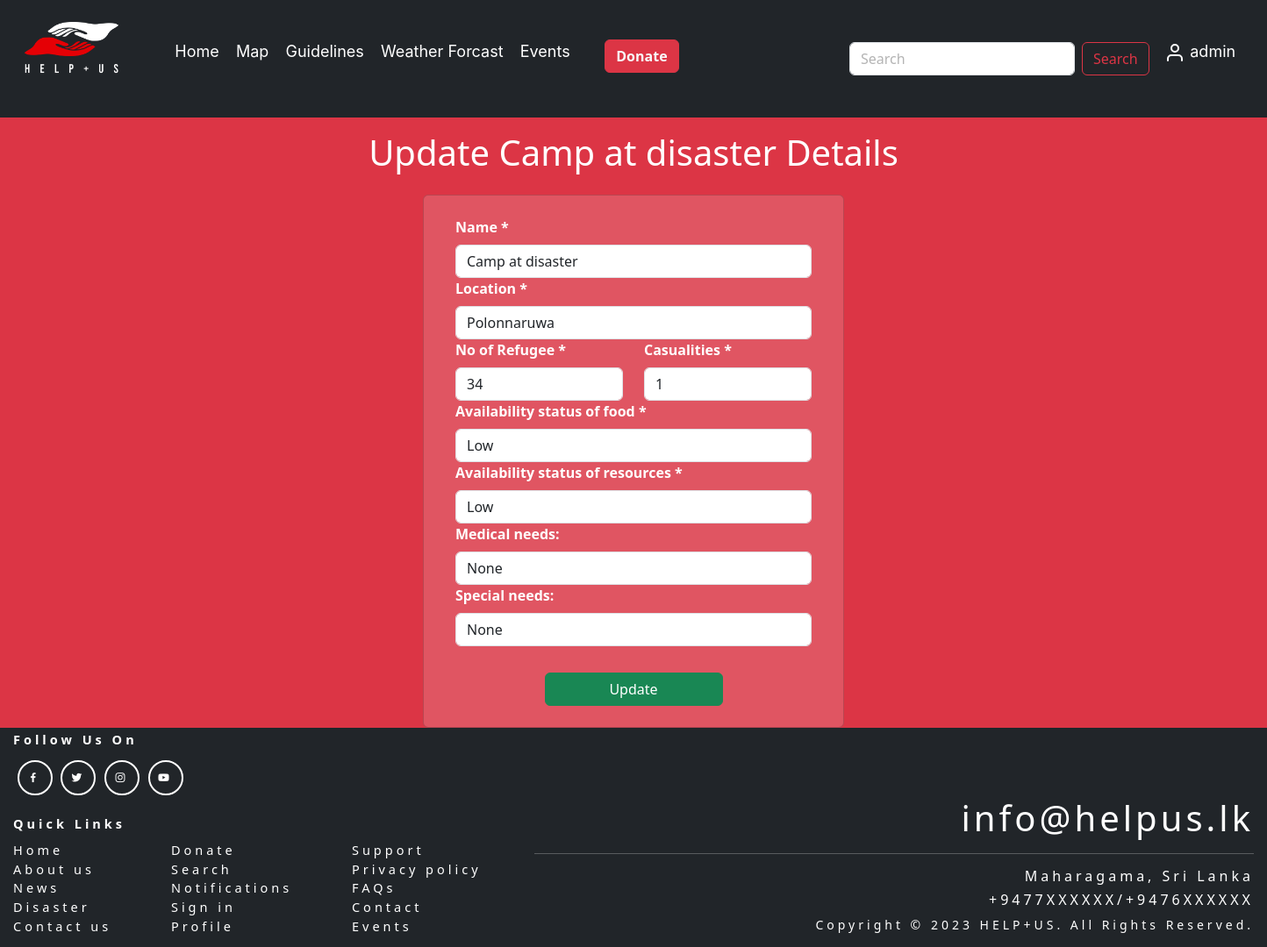
/app/campupdateview/56 (signed in), run on the app's committed database.
### app/models.py (models this page shows, shortened)
class Camp(models.Model):
    AVAILABILITY_IN_FOOD_CHOICES = [
        ('Low', 'low'),
        ('Moderate', 'moderate'),
        ('High', 'high')
    ]
    AVAILABILITY_IN_RESOURCES_CHOICES = [
        ('Low', 'low'),
        ('Moderate', 'moderate'),
        ('High', 'high')
    ]
    name = models.CharField(max_length=45)
    location = models.CharField(max_length=255, null=True)
    no_of_refugee = models.IntegerField(default=0)
    casualities = models.IntegerField(default=0)
    availability_status_of_food = models.CharField(max_length=10, choices=AVAILABILITY_IN_FOOD_CHOICES)
    availability_status_of_resources= models.CharField(max_length=10, choices=AVAILABILITY_IN_RESOURCES_CHOICES)
    medical_needs = models.CharField(max_length=1000, null=True, blank=True)
    special_needs = models.CharField(max_length=1000, null=True, blank=True)
    latitude = models.FloatField(default=0)
    longitude = models.FloatField(default=0)
    class Meta:
        permissions = [("generate_camp_pdf", "Can print camp")]

### app/views.py (the view)
# urls.py: path('campupdateview/<int:pk>', CampUpdateView.as_view(), name='camp_update'),
class CampUpdateView(PermissionRequiredMixin, UpdateView):
    permission_required = 'app.update_camp'
    model = Camp
    fields = '__all__'
    template_name_suffix = "_update"
    success_url = '../../app/camplistview'

### app/templates/app/camp_update.html (shortened to what this page needs)
<!DOCTYPE html>
<html>
  {% extends "base.html" %} {% block content %}
  <head>
    <link
      href="https://cdn.jsdelivr.net/npm/bootstrap@5.3.0-alpha3/dist/css/bootstrap.min.css"
      rel="stylesheet"
    />
  </head>
  <body class="bg-danger">
    {% load static %}
    <div>
      <div>
        <h1 class="p-3 g-col-6 text-center text-white">
          Update {{camp.name}} Details
        </h1>
      </div>
      <div
        class="card w-50 mb-6 container"
        style="max-width: 30rem; background-color: rgba(245, 245, 245, 0.164)"
      >
        <div class="container-fluid p-4">
          <form method="POST">
            <div>
              <label class="form-label text-white fw-semibold">Name *</label>
              <input
                value="{{camp.name}}"
                name="name"
                class="form-control"
                placeholder="CampA"
              />
            </div>
            <div>
              <label class="form-label text-white fw-semibold">Location *</label>
              <input
                value="{{camp.location}}"
                name="location"
                class="form-control"
                placeholder="Colombo"
              />
            </div>
            <div class="row">
              <div class="col">
                <label class="form-label text-white fw-semibold"
                  >No of Refugee *</label
                >
                <input
                  value="{{camp.no_of_refugee}}"
                  name="no_of_refugee"
                  class="form-control"
                  placeholder="12"
                />
              </div>
              <div class="col">
                <label class="form-label text-white fw-semibold"
                  >Casualities *</label
                >
                <input
                  value="{{camp.casualities}}"
                  name="casualities"
                  class="form-control"
                  placeholder="2"
                />
              </div>
            </div>
            <div>
              <label class="form-label text-white fw-semibold"
                >Availability status of food *</label
              >
              <select
                name="availability_status_of_food"
                value="{{camp.availability_status_of_food}}"
                class="form-control"
              >
                <option value="Low">Low</option>
              </select>
            </div>
            <div>
              <label class="form-label text-white fw-semibold"
                >Availability status of resources *</label
              >
              <select
                name="availability_status_of_resources"
                value="{{camp.availability_status_of_resources}}"
                class="form-control"
              >
                <option value="Low">Low</option>
              </select>
            </div>
            <div>
              <label class="form-label text-white fw-semibold"
                >Medical needs:</label
              >
              <input
                value="{{camp.medical_needs}}"
                name="medical_needs"
                class="form-control"
                placeholder="Medical needs"
              />
            </div>
            <div>
              <label class="form-label text-white fw-semibold"
                >Special needs:</label
              >
              <input
                value="{{camp.special_needs}}"
                name="special_needs"
                class="form-control"
                placeholder="Special needs"
              />
            </div>
            <div class="d-grid gap-2 col-6 mx-auto" style="margin-top: 30px">
              <input class="btn btn-success" type="submit" value="Update" />
            </div>
          </form>
        </div>
      </div>
    </div>
  </body>
  {% endblock %}

### app/templates/base.html (shortened to what this page needs)
{% load static %}
<!DOCTYPE html>
<html lang="en">
<head>
    <link href="https://cdn.jsdelivr.net/npm/bootstrap@5.3.1/dist/css/bootstrap.min.css" rel="stylesheet"
>
    <link rel="stylesheet" href="https://unpkg.com/leaflet@1.9.4/dist/leaflet.css" />
    <link rel="stylesheet" href="https://cdn.jsdelivr.net/npm/leaflet.locatecontrol@0.79.0/dist/L.Control.Locate.min.css" />
    <link rel="stylesheet" href="https://unpkg.com/leaflet-control-geocoder/dist/Control.Geocoder.css" />
    <link href='https://unpkg.com/boxicons@2.0.7/css/boxicons.min.css' rel='stylesheet'>
    <link rel="stylesheet" href="{% static 'css/style.css' %}">
</head>
<body>
    <nav class="navbar navbar-expand-lg sticky-top bg-dark" style="font-size: 18px;">
        <div class="m-3">
            <div class="d-flex">
                <div class="container-fluid" >
                    <a class="navbar-brand" href="{% url 'home' %}">
                        <img src="{% static 'app/images/helpus.png'%}" alt="Logo" width="auto" height="60"
                            class="d-inline-block align-text-top">
                    </a>
                </div>
                <div class="d-flex justify-content-evenly">
                    <div class="m-3" style="word-wrap: break-word; white-space: nowrap;">
                        <ul class="navbar-nav me-auto mb-2 mb-lg-0">
                            <li class="nav-item">
                                <a class="nav-item" style="font-family:inter" aria-current="page" href="{% url 'home' %}">Home</a>
                            </li>
                            <li class="nav-item">
                                <a id="map-link" class="nav-item" style="font-family: inter" aria-current="page" href="{% url 'map' %}">Map</a>
                            </li>
                            <li class="nav-item">
                                <a class="nav-item" href="{% url 'guidelines'%}" style="font-family:inter">Guidelines</a>
                            </li>
                            <li class="nav-item dropdown" style="font-family:inter">
                                <a class="nav-item" href="#" role="button" data-bs-toggle="dropdown"
                                    aria-expanded="false">
                                    Weather Forcast</a>
                            </li>
                            <li class="nav-item dropdown" style="font-family:inter">
                                <a class="nav-item" href="#" role="button" data-bs-toggle="dropdown"
                                    aria-expanded="false">
                                    Events
                                </a>
                            </li>
                            <li class="nav-donate">
                                <button class="btn btn-danger">
                                    <a class="link-light fw-semibold" href="../donate" style="text-decoration: none;">Donate</a>
                                </button>
                            </li>
                            <div class="m-2" style="width: 33rem; padding-left: 80px;">
                                <span class="d-flex justify-content-end">
                                    <form class="d-flex " role="search">
                                        <input class="form-control me-2" type="search" placeholder="Search" aria-label="Search">
                                        <button class="btn btn-outline-danger" type="submit">Search</button>
                                    </form>
                                </span>
                            </div>
                            <li class="nav-item dropdown" style="font-family:inter">
                                <a class="nav-item" href="#" role="button" data-bs-toggle="dropdown"
                                    aria-expanded="false">
                                    <svg xmlns="http://www.w3.org/2000/svg" width="24" height="24" viewBox="0 0 24 24" fill="none" stroke="currentColor" stroke-width="2" stroke-linecap="round" stroke-linejoin="round" class="feather feather-user">
                                        <path d="M20 21v-2a4 4 0 0 0-4-4H8a4 4 0 0 0-4 4v2"></path>
                                        <circle cx="12" cy="7" r="4"></circle>
                                    </svg>
                                    {{user.username}}</a>
                            </li>
                        </ul>
                    </div>
                </div>
            </div>
        </div>
    </nav>
    {% block content%}
    {% endblock%}
    <footer style="font-size: 14.5px;">
        <section style="text-align: left; margin-left:12px; width: max-content; float:left;">
            <div>
                <div><b>Follow Us On</b></div>
                <div class = "social-links">
                    <a href = "#"><i class='bx bxl-facebook'></i></a>
                    <a href = "#"><i class='bx bxl-twitter'></i></a>
                    <a href = "#"><i class='bx bxl-instagram'></i></a>
                    <a href = "#"><i class='bx bxl-youtube'></i></a>
                </div>
            </div>
            <div>
                <span><b>Quick Links</b></span>
            </div>
            <div style="width: fit-content; float: left; margin-top: 8px;">
                <div style="display: inline-block; margin-right: 60px; text-align: justify;">
                    <a href="#" style="color: white; text-decoration: none;">Home</a><br>
                    <a href="#" style="color: white; text-decoration: none;">About us</a><br>
                    <a href="#" style="color: white; text-decoration: none;">News</a><br>
                    <a href="#" style="color: white; text-decoration: none;">Disaster</a><br>
                    <a href="#" style="color: white; text-decoration: none;">Contact us</a>
                </div>
                <div style="display: inline-block; margin-right: 60px; text-align: justify;">
                    <a href="#" style="color: white; text-decoration: none;">Donate</a><br>
                    <a href="#" style="color: white; text-decoration: none;">Search</a><br>
                    <a href="#" style="color: white; text-decoration: none;">Notifications</a><br>
                    <a href="#" style="color: white; text-decoration: none;">Sign in</a><br>
                    <a href="#" style="color: white; text-decoration: none;">Profile</a>
                </div>
                <div style="display: inline-block; margin-right: 60px; text-align: justify;">
                    <a href="#" style="color: white; text-decoration: none;">Support</a><br>
                    <a href="#" style="color: white; text-decoration: none;">Privacy policy</a><br>
                    <a href="#" style="color: white; text-decoration: none;">FAQs</a><br>
                    <a href="#" style="color: white; text-decoration: none;">Contact</a><br>
                    <a href="#" style="color: white; text-decoration: none;">Events</a>
                </div>
             </div>
            </section>
            <section style="text-align: right; margin-right: 12px; margin-top: 76px;">
                <h1>info@helpus.lk</h1>
                <hr>
                <h6>Maharagama, Sri Lanka</h6>
                <h6>+9477XXXXXX/+9476XXXXXX</h6>
                <span style="font-size: 14px;">Copyright © 2023 HELP+US. All Rights Reserved.</span>
            </section>
    </footer>
</body>
</html>

### app/static/css/style.css (style rules this page uses)
.nav-item { flex: 1; text-align: center; padding: 0.3rem; cursor: pointer; transition: background-color 0.5s ease, color 0.5s ease; text-decoration: none; color:white ; margin-bottom: -10px; }
.nav-donate { padding-left: 30px; padding-top: 5px; }
footer { background: var(--exDark); color: #fff; text-align: center; padding: 2rem 0; }
.social-links { display: flex; justify-content: center; margin-bottom: 1.4rem; }
.social-links a { border: 2px solid #fff; color: #fff; display: block; width: 40px; height: 40px; display: flex; justify-content: center; align-items: center; border-radius: 50%; text-decoration: none; margin: 0 0.3rem; transition: all 0.5s ease; }

### app/templates/base.html (style rules this page uses)
body { display: flex; flex-direction: column; min-height: 100vh; margin: 0; }
footer { padding: 3px; background-color:#212529; color: white; height:250px; letter-spacing: 4px; margin-top: auto; }
.social-links { margin-top: 12px; display: flex; justify-content: left; margin-bottom: 1.4rem; }
.social-links a { border: 2px solid #fff; color: #fff; display: block; width: 40px; height: 40px; display: flex; justify-content: center; align-items: center; border-radius: 50%; text-decoration: none; margin: 0 0.3rem; transition: all 0.5s ease; }

### app/templates/app/camp_update.html (style rules this page uses)
.form-control::placeholder { color: rgba(5, 5, 5, 0.301); }

### data on the page
Camp: name "Camp at disaster", location "Polonnaruwa", no_of_refugee "34", casualities "1", availability_status_of_food "Low", availability_status_of_resources "Low", medical_needs "None", special_needs "None"

### other printed values
{{ user.username }} "admin"
